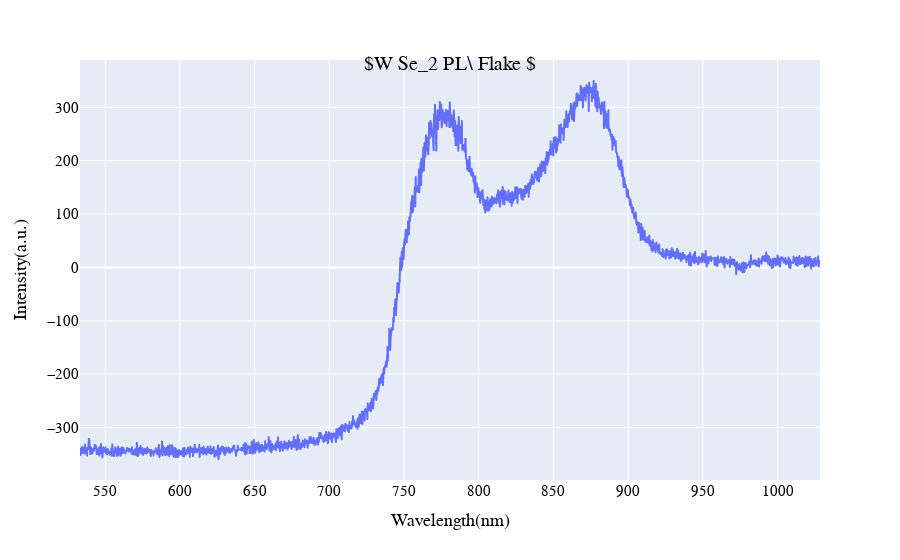

This figure's notebook cell:
### Code cell
df2 = pd.read_excel('PL Data_Flake 2.xlsx')
df2.head()

fig = px.line(df2, x='Wavelength', y='Intensity',labels={'Wavelength':'Wavelength(nm)', 'Intensity':'Intensity(a.u.)'})


fig.update_layout(
    title={
        'text': "$W Se_2 PL\ Flake $",
        'y':0.9,
        'x':0.5,
        'xanchor': 'center',
        'yanchor': 'top'})

fig.update_layout(
    font_family="Times New Roman",
    font_color="black",
    title_font_family="Times New Roman",
    title_font_color="black",
   font_size=15,
title_font_size = 20)

fig.show()

### Figure 1 — Plotly figure (JSON) as saved in the notebook; plotly's stock layout.template omitted (floating-point values rounded to 4 significant figures; data arrays with more than 128 entries replaced by an {"elided": "..."} marker saying what was removed)
{"data": [{"hovertemplate": "Wavelength(nm)=%{x}<br>Intensity(a.u.)=%{y}<extra></extra>", "legendgroup": "", "line": {"color": "#636efa", "dash": "solid"}, "marker": {"symbol": "circle"}, "mode": "lines", "name": "", "showlegend": false, "type": "scattergl", "x": {"elided": "1652 float values"}, "xaxis": "x", "y": {"elided": "1652 float values"}, "yaxis": "y"}], "layout": {"font": {"color": "black", "family": "Times New Roman", "size": 15}, "legend": {"tracegroupgap": 0}, "margin": {"t": 60}, "title": {"font": {"color": "black", "family": "Times New Roman", "size": 20}, "text": "$W Se_2 PL\\ Flake $", "x": 0.5, "xanchor": "center", "y": 0.9, "yanchor": "top"}, "xaxis": {"anchor": "y", "domain": [0, 1], "title": {"text": "Wavelength(nm)"}}, "yaxis": {"anchor": "x", "domain": [0, 1], "title": {"text": "Intensity(a.u.)"}}}}
